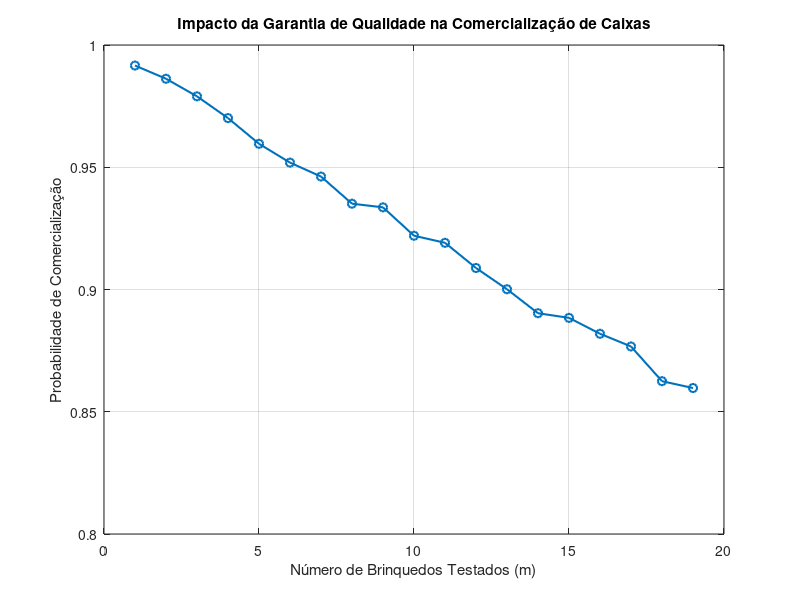

Source code (MATLAB):
% Questão 4
% Simulações para avaliar o impacto da melhoria no processo de montagem e garantia de qualidade

% Parâmetros
n = 20; % Capacidade da caixa
m_values = 1:n-1; % Valores de m para teste

% Probabilidades de defeitos nos componentes e no processo de montagem
defeito_componente1 = 0.002;
defeito_componente2 = 0.005;
defeito_montagem = 0.001;

% Número de simulações para cada valor de m
num_simulacoes = 10000;

% Inicialização de variáveis
caixas_comerciabilizadas = zeros(num_simulacoes, length(m_values));

% Simulações para cada valor de m
for j = 1:length(m_values)
    m = m_values(j);

    % Simulações para cada valor de m
    for i = 1:num_simulacoes
        % Gerar n brinquedos e contar o número de defeituosos
        defeitos = sum(rand(1, n) <= defeito_montagem | ...
                       rand(1, n) <= defeito_componente1 | ...
                       rand(1, n) <= defeito_componente2);

        % Testar m brinquedos selecionados
        defeitos_testados = sum(randperm(n, m) <= defeitos);
        
        % Caixa comercializável se nenhum brinquedo testado estiver defeituoso
        caixas_comerciabilizadas(i, j) = (defeitos_testados == 0);
    end
end

% Parte (a) - Estimar a probabilidade de uma caixa ser comercializada para cada valor de m
prob_comercializacao = mean(caixas_comerciabilizadas);
figure;
plot(m_values, prob_comercializacao, 'o-', 'LineWidth', 1.5);
xlabel('Número de Brinquedos Testados (m)');
ylabel('Probabilidade de Comercialização');
title('Impacto da Garantia de Qualidade na Comercialização de Caixas');
grid on;

% Parte (b) - Estimar o menor valor de m necessário para garantir 90% de probabilidade de comercialização
indice_m_90_percent = find(prob_comercializacao >= 0.9, 1, 'first');
m_90_percent = m_values(indice_m_90_percent);
fprintf('Menor valor de m para 90%% de probabilidade de comercialização: %d\n', m_90_percent);
